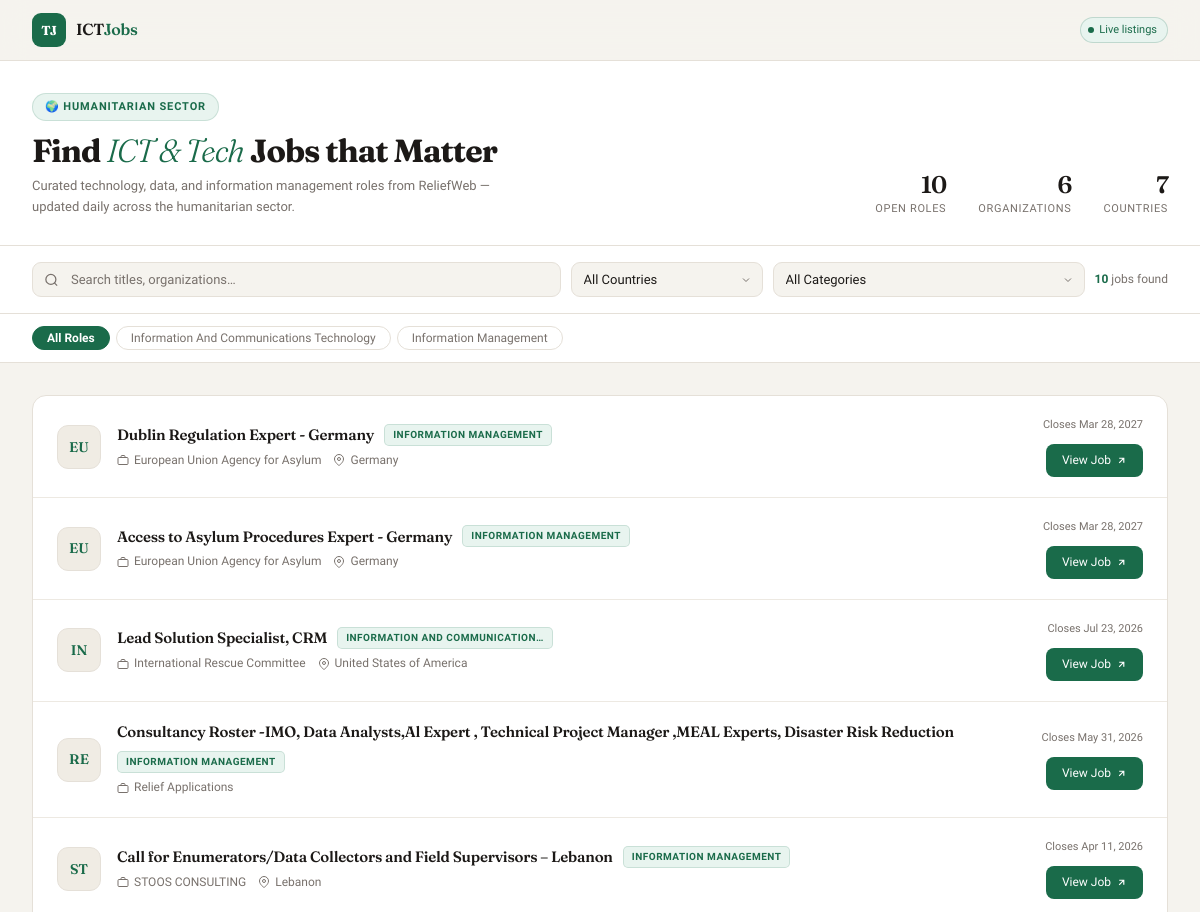
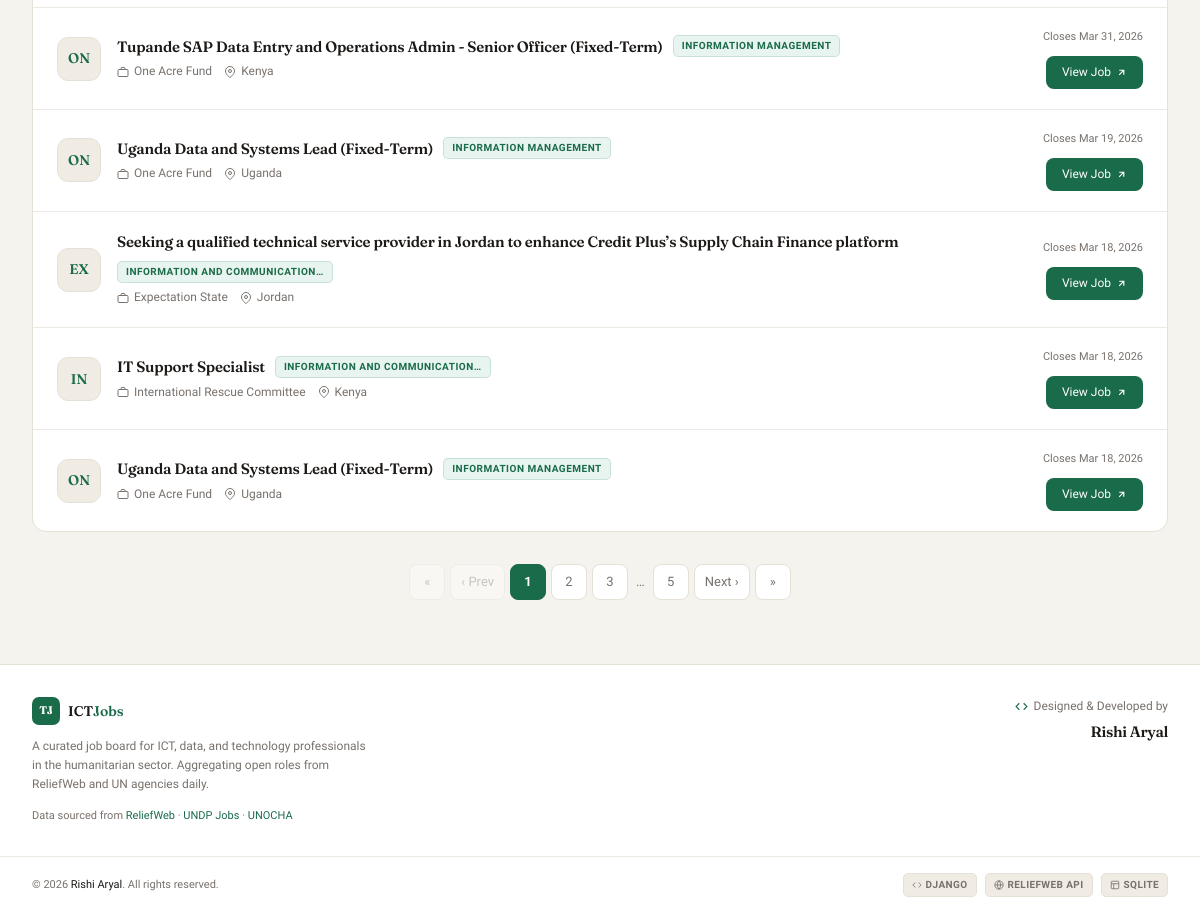
The page / on the database its author committed (2 pictures, top to bottom).
### jobs/models.py (models this page shows, shortened)
class Job(models.Model):
    reliefweb_id = models.CharField(max_length=50, unique=True)
    title = models.CharField(max_length=500)
    organization = models.CharField(max_length=255, null=True, blank=True)
    country = models.CharField(max_length=255, null=True, blank=True)
    closing_date = models.DateField(null=True, blank=True)
    url = models.URLField()
    career_categories = models.CharField(max_length=500, null=True, blank=True)  # new field to store categories

### jobs/views.py (the view)
# urls.py: path("", job_list, name="job_list"),
def job_list(request):
    jobs = Job.objects.all().order_by("-closing_date")
    paginator = Paginator(jobs, 10)  # 10 jobs per page
    page_number = request.GET.get("page")
    page_obj = paginator.get_page(page_number)
    return render(request, "jobs/job_list.html", {"page_obj": page_obj})

### jobs/templates/jobs/job_list.html (shortened to what this page needs)
<!DOCTYPE html>
<html lang="en">
<head>
</head>
<body>
<header>
    <div class="header-inner">
        <a href="/" class="logo">
            <div class="logo-mark">TJ</div>
            <span class="logo-text">ICT<span>Jobs</span></span>
        </a>
        <div class="header-right">
            <div class="live-badge">
                <div class="live-dot"></div>
                Live listings
            </div>
        </div>
    </div>
</header>
<section class="hero">
    <div class="hero-inner">
        <div class="hero-left">
            <div class="hero-tag">🌍 Humanitarian Sector</div>
            <h1>Find <em>ICT & Tech</em> Jobs that Matter</h1>
            <p class="hero-sub">Curated technology, data, and information management roles from ReliefWeb — updated daily across the humanitarian sector.</p>
        </div>
        <div class="hero-stats" id="heroStats">
            <div class="stat">
                <div class="stat-num" id="totalJobs">—</div>
                <div class="stat-label">Open Roles</div>
            </div>
            <div class="stat">
                <div class="stat-num" id="totalOrgs">—</div>
                <div class="stat-label">Organizations</div>
            </div>
            <div class="stat">
                <div class="stat-num" id="totalCountries">—</div>
                <div class="stat-label">Countries</div>
            </div>
        </div>
    </div>
</section>
<div class="toolbar">
    <div class="toolbar-inner">
        <div class="search-wrap">
            <input type="text" class="search-input" id="searchInput" placeholder="Search titles, organizations…">
        </div>
        <select class="filter-select" id="countryFilter">
            <option value="">All Countries</option>
        </select>
        <select class="filter-select" id="categoryFilter">
            <option value="">All Categories</option>
        </select>
        <div class="results-count"><strong id="visibleCount">—</strong> jobs found</div>
    </div>
</div>
<div class="pills-bar">
    <div class="pills-inner" id="pillsContainer">
        <button class="pill active" data-category="">All Roles</button>
    </div>
</div>
<div class="content">
    {% if page_obj %}
    <div class="jobs-list" id="jobsGrid">
        {% for job in page_obj %}
        <div class="job-card"
             data-title="{{ job.title|lower }}"
             data-org="{{ job.organization|lower|default:'' }}"
             data-country="{{ job.country|lower|default:'' }}"
             data-category="{{ job.career_categories|lower|default:'' }}">
            <div class="org-avatar">{{ job.organization|default:"?"|slice:":2"|upper }}</div>
            <div class="card-body">
                <div class="card-title-row">
                    <span class="job-title">{{ job.title }}</span>
                    {% if job.career_categories %}
                        <span class="tag">{{ job.career_categories|truncatechars:30 }}</span>
                    {% endif %}
                </div>
                <div class="card-meta">
                    {% if job.organization %}
                    <div class="meta-item">
                        <svg width="12" height="12" viewBox="0 0 24 24" fill="none" stroke="currentColor" stroke-width="2">
                            <rect x="2" y="7" width="20" height="14" rx="2"/><path d="M16 7V5a2 2 0 0 0-2-2h-4a2 2 0 0 0-2 2v2"/>
                        </svg>
                        {{ job.organization }}
                    </div>
                    {% endif %}
                    {% if job.country %}
                    <div class="meta-item">
                        <svg width="12" height="12" viewBox="0 0 24 24" fill="none" stroke="currentColor" stroke-width="2">
                            <path d="M21 10c0 7-9 13-9 13s-9-6-9-13a9 9 0 0 1 18 0z"/><circle cx="12" cy="10" r="3"/>
                        </svg>
                        {{ job.country }}
                    </div>
                    {% endif %}
                </div>
            </div>
            <div class="card-right">
                <div class="closing-info" id="closing-{{ job.reliefweb_id }}">
                    {% if job.closing_date %}
                        Closes {{ job.closing_date|date:"M d, Y" }}
                    {% else %}
                        Open until filled
                    {% endif %}
                </div>
                <a href="{{ job.url }}" target="_blank" rel="noopener noreferrer" class="apply-btn">
                    View Job
                    <svg width="11" height="11" viewBox="0 0 24 24" fill="none" stroke="currentColor" stroke-width="2.5">
                        <path d="M7 17L17 7M7 7h10v10"/>
                    </svg>
                </a>
            </div>
        </div>
        {% endfor %}
    </div>
    <nav class="pagination">
        {% if page_obj.has_previous %}
            <a href="?page=1" class="page-btn">«</a>
            <a href="?page={{ page_obj.previous_page_number }}" class="page-btn">‹ Prev</a>
        {% else %}
            <span class="page-btn disabled">«</span>
            <span class="page-btn disabled">‹ Prev</span>
        {% endif %}
        {% for num in page_obj.paginator.page_range %}
            {% if num == page_obj.number %}
                <span class="page-btn active">{{ num }}</span>
            {% elif num >= page_obj.number|add:"-2" and num <= page_obj.number|add:"2" %}
                <a href="?page={{ num }}" class="page-btn">{{ num }}</a>
            {% elif num == 1 or num == page_obj.paginator.num_pages %}
                <a href="?page={{ num }}" class="page-btn">{{ num }}</a>
            {% elif num == page_obj.number|add:"-3" or num == page_obj.number|add:"3" %}
                <span class="page-ellipsis">…</span>
            {% endif %}
        {% endfor %}
        {% if page_obj.has_next %}
            <a href="?page={{ page_obj.next_page_number }}" class="page-btn">Next ›</a>
            <a href="?page={{ page_obj.paginator.num_pages }}" class="page-btn">»</a>
        {% else %}
            <span class="page-btn disabled">Next ›</span>
            <span class="page-btn disabled">»</span>
        {% endif %}
    </nav>
    {% else %}
    <div class="empty-state">
        <div class="empty-icon">🔍</div>
        <h3>No jobs found</h3>
        <p>Run <code>python manage.py fetch_jobs</code> to populate the database.</p>
    </div>
    {% endif %}
</div>
<footer>
    <div class="footer-inner">
        <div class="footer-brand">
            <a href="/" class="footer-logo">
                <div class="footer-logo-mark">TJ</div>
                <span class="footer-logo-text">ICT<span>Jobs</span></span>
            </a>
            <p class="footer-desc">
                A curated job board for ICT, data, and technology professionals in the humanitarian sector. Aggregating open roles from ReliefWeb and UN agencies daily.
            </p>
            <p class="footer-sources">
                Data sourced from <a href="https://reliefweb.int" target="_blank">ReliefWeb</a> ·
                <a href="https://jobs.undp.org" target="_blank">UNDP Jobs</a> ·
                <a href="https://www.unocha.org" target="_blank">UNOCHA</a>
            </p>
        </div>
        <div class="footer-right">
            <div class="footer-developer">
                <div class="built-by">
                    <svg width="13" height="13" viewBox="0 0 24 24" fill="none" stroke="currentColor" stroke-width="2">
                        <polyline points="16 18 22 12 16 6"/><polyline points="8 6 2 12 8 18"/>
                    </svg>
                    <span>Designed &amp; Developed by</span>
                </div>
                <div class="dev-name">Rishi Aryal</div>
            </div>
        </div>
    </div>
    <hr class="footer-divider">
    <div class="footer-bottom">
        <div class="footer-copyright">
            &copy; {% now "Y" %} <strong>Rishi Aryal</strong>. All rights reserved.
        </div>
        <div class="footer-tech">
            <span class="tech-badge">
                <svg width="10" height="10" viewBox="0 0 24 24" fill="none" stroke="currentColor" stroke-width="2">
                    <polyline points="16 18 22 12 16 6"/><polyline points="8 6 2 12 8 18"/>
                </svg>
                Django
            </span>
            <span class="tech-badge">
                <svg width="10" height="10" viewBox="0 0 24 24" fill="none" stroke="currentColor" stroke-width="2">
                    <circle cx="12" cy="12" r="10"/><line x1="2" y1="12" x2="22" y2="12"/>
                    <path d="M12 2a15.3 15.3 0 0 1 4 10 15.3 15.3 0 0 1-4 10 15.3 15.3 0 0 1-4-10 15.3 15.3 0 0 1 4-10z"/>
                </svg>
                ReliefWeb API
            </span>
            <span class="tech-badge">
                <svg width="10" height="10" viewBox="0 0 24 24" fill="none" stroke="currentColor" stroke-width="2">
                    <rect x="3" y="3" width="18" height="18" rx="2"/><path d="M3 9h18M9 21V9"/>
                </svg>
                SQLite
            </span>
        </div>
    </div>
</footer>
</body>
</html>

### rows shown on the page
Job: organization "EU", title "Dublin Regulation Expert - Germany", career_categories "INFORMATION MANAGEMENT", organization "European Union Agency for Asylum", country "Germany", closing_date "Mar 28, 2027"
Job: organization "EU", title "Access to Asylum Procedures Expert - Germany", career_categories "INFORMATION MANAGEMENT", organization "European Union Agency for Asylum", country "Germany", closing_date "Mar 28, 2027"
Job: organization "IN", title "Lead Solution Specialist, CRM", career_categories "INFORMATION AND COMMUNICATION…", organization "International Rescue Committee", country "United States of America", closing_date "Jul 23, 2026"
Job: organization "RE", title "Consultancy Roster -IMO, Data Analysts,Al Expert , Technical Project Manager ,MEAL Experts, Disaster Risk Reduction", career_categories "INFORMATION MANAGEMENT", organization "Relief Applications", closing_date "May 31, 2026"
Job: organization "ST", title "Call for Enumerators/Data Collectors and Field Supervisors – Lebanon", career_categories "INFORMATION MANAGEMENT", organization "STOOS CONSULTING", country "Lebanon", closing_date "Apr 11, 2026"
Job: organization "ON", title "Tupande SAP Data Entry and Operations Admin - Senior Officer (Fixed-Term)", career_categories "INFORMATION MANAGEMENT", organization "One Acre Fund", country "Kenya", closing_date "Mar 31, 2026"
Job: organization "ON", title "Uganda Data and Systems Lead (Fixed-Term)", career_categories "INFORMATION MANAGEMENT", organization "One Acre Fund", country "Uganda", closing_date "Mar 19, 2026"
Job: organization "EX", title "Seeking a qualified technical service provider in Jordan to enhance Credit Plus’s Supply Chain Finance platform", career_categories "INFORMATION AND COMMUNICATION…", organization "Expectation State", country "Jordan", closing_date "Mar 18, 2026"
Job: organization "IN", title "IT Support Specialist", career_categories "INFORMATION AND COMMUNICATION…", organization "International Rescue Committee", country "Kenya", closing_date "Mar 18, 2026"
Job: organization "ON", title "Uganda Data and Systems Lead (Fixed-Term)", career_categories "INFORMATION MANAGEMENT", organization "One Acre Fund", country "Uganda", closing_date "Mar 18, 2026"

### other values the page prints
{{ num }} "1"
{{ num }} "2" "3"
{{ num }} "5"
